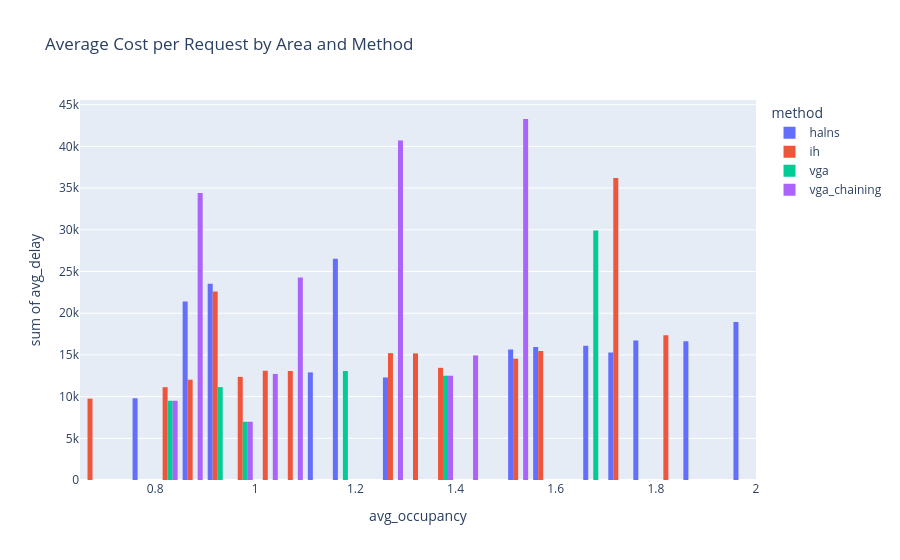

Notebook cell for this chart:
### Code cell
fig = px.histogram(
    oc_df[oc_df['area_order'] == 0],
    # x='avg_delay',
    # y='avg_occupancy',
    y='avg_delay',
    x='avg_occupancy',
    barmode='group',
    color='method',
    title='Average Cost per Request by Area and Method',
)
fig.show()

### Figure 1 — Plotly figure (JSON) as saved in the notebook; plotly's stock layout.template omitted (floating-point values rounded to 4 significant figures; data arrays with more than 128 entries replaced by an {"elided": "..."} marker saying what was removed)
{"data": [{"alignmentgroup": "True", "bingroup": "x", "histfunc": "sum", "hovertemplate": "method=halns<br>avg_occupancy=%{x}<br>sum of avg_delay=%{y}<extra></extra>", "legendgroup": "halns", "marker": {"color": "#636efa", "pattern": {"shape": ""}}, "name": "halns", "offsetgroup": "halns", "orientation": "v", "showlegend": true, "type": "histogram", "x": {"elided": "528 float values"}, "xaxis": "x", "y": {"elided": "528 float values"}, "yaxis": "y"}, {"alignmentgroup": "True", "bingroup": "x", "histfunc": "sum", "hovertemplate": "method=ih<br>avg_occupancy=%{x}<br>sum of avg_delay=%{y}<extra></extra>", "legendgroup": "ih", "marker": {"color": "#EF553B", "pattern": {"shape": ""}}, "name": "ih", "offsetgroup": "ih", "orientation": "v", "showlegend": true, "type": "histogram", "x": {"elided": "528 float values"}, "xaxis": "x", "y": {"elided": "528 float values"}, "yaxis": "y"}, {"alignmentgroup": "True", "bingroup": "x", "histfunc": "sum", "hovertemplate": "method=vga<br>avg_occupancy=%{x}<br>sum of avg_delay=%{y}<extra></extra>", "legendgroup": "vga", "marker": {"color": "#00cc96", "pattern": {"shape": ""}}, "name": "vga", "offsetgroup": "vga", "orientation": "v", "showlegend": true, "type": "histogram", "x": {"elided": "220 float values"}, "xaxis": "x", "y": {"elided": "220 float values"}, "yaxis": "y"}, {"alignmentgroup": "True", "bingroup": "x", "histfunc": "sum", "hovertemplate": "method=vga_chaining<br>avg_occupancy=%{x}<br>sum of avg_delay=%{y}<extra></extra>", "legendgroup": "vga_chaining", "marker": {"color": "#ab63fa", "pattern": {"shape": ""}}, "name": "vga_chaining", "offsetgroup": "vga_chaining", "orientation": "v", "showlegend": true, "type": "histogram", "x": {"elided": "517 float values"}, "xaxis": "x", "y": {"elided": "517 float values"}, "yaxis": "y"}], "layout": {"barmode": "group", "legend": {"title": {"text": "method"}, "tracegroupgap": 0}, "title": {"text": "Average Cost per Request by Area and Method"}, "xaxis": {"anchor": "y", "domain": [0, 1], "title": {"text": "avg_occupancy"}}, "yaxis": {"anchor": "x", "domain": [0, 1], "title": {"text": "sum of avg_delay"}}}}
